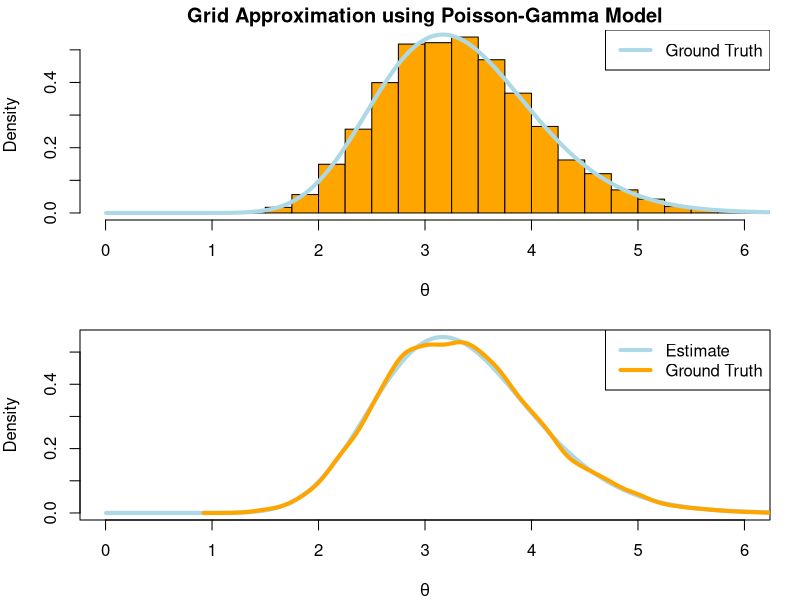
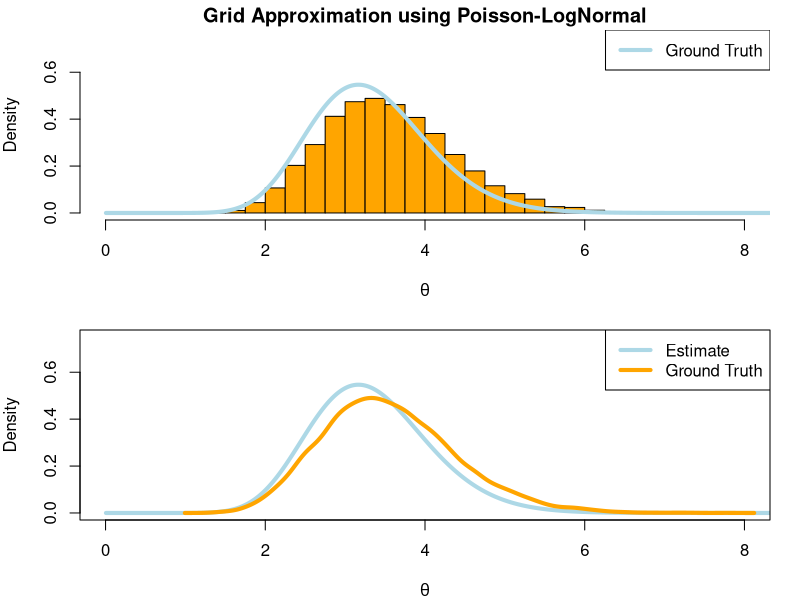
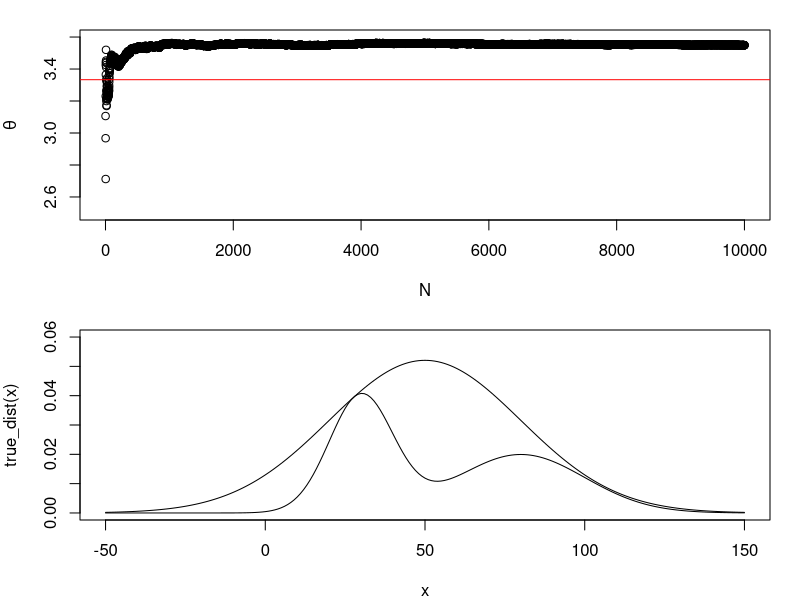
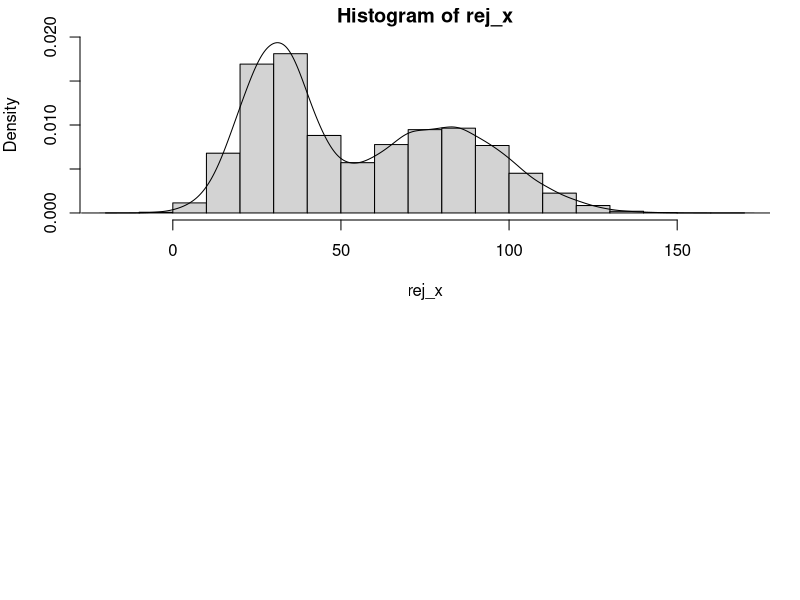
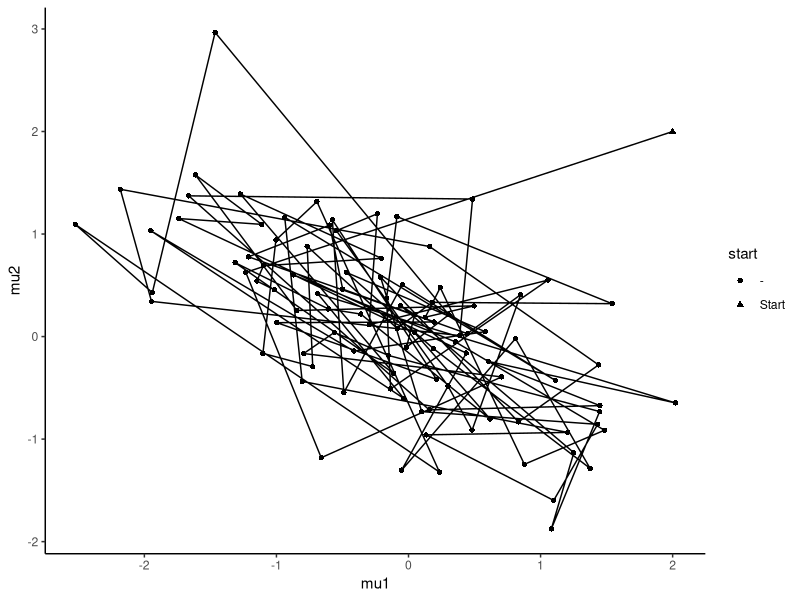
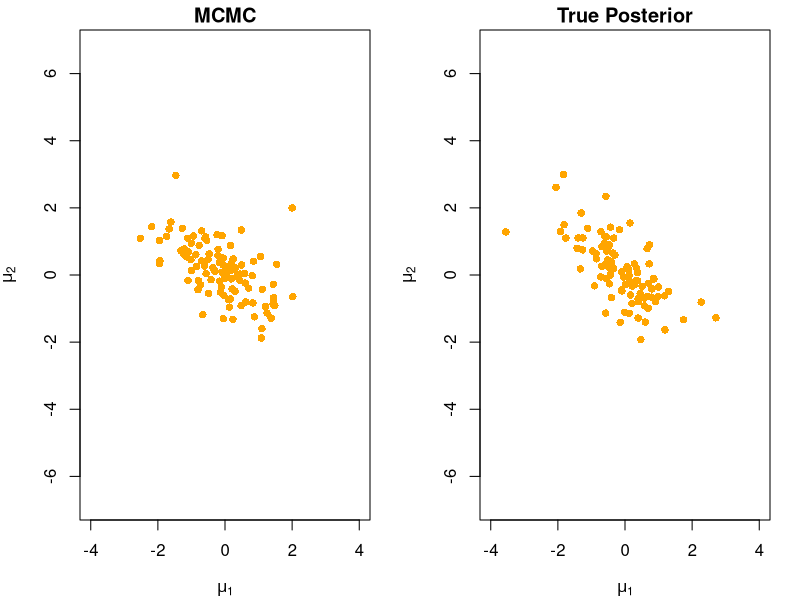
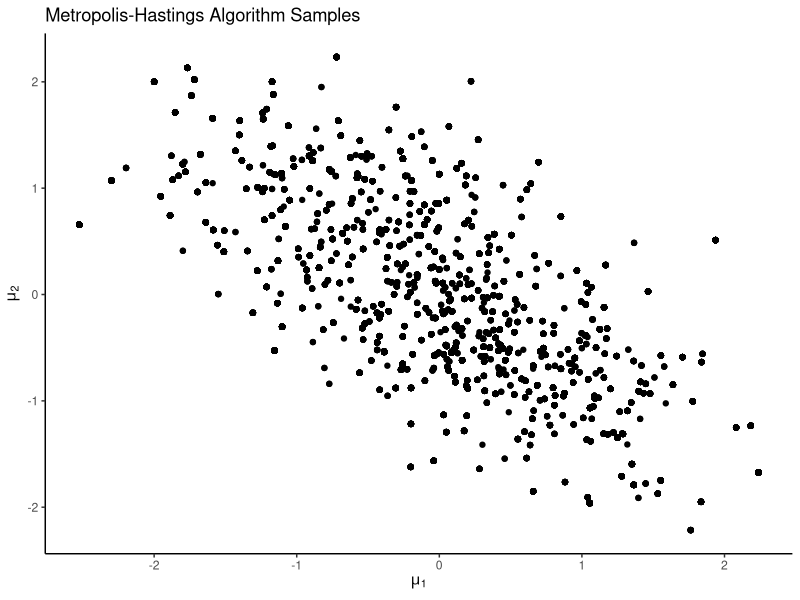

These figures' R source, in order:
## ---- chunk 1
true_theta <- 3
a <- b <- 1
n <- 5
set.seed(123)

y <- rpois(n,true_theta)
#Un-normalized Posterior (numerator for gamma distribution)
q <- function(theta,y,n,alpha,beta){
  theta^(alpha + sum(y) - 1) * exp(-(n + beta)*theta)
}

#Explore theta on (0,25) --> Need a fixed range 
low_bound <- 0
high_bound <- 20
#Grid increment
i <- 0.01
grid <- seq(low_bound + i/2, high_bound - i/2,by = i)
n_sim <- 10000
grid_n <- length(grid)
grid_val <- q(grid,y,n,a,b)
#Normalize to create a proper categorical distribution
grid_norm <- grid_val/sum(grid_val)

## Simulate values
sim_idx <- sample(1:grid_n,n_sim,prob = grid_norm,replace = TRUE)

#Noise parameter
e <- runif(n_sim,-i/2,i/2)
theta_sim <- grid[sim_idx] + e

par(mfrow = c(2,1),mar = c(4,4,1.5,1.5))
## Visualize with histogram
hist(theta_sim,col = 'orange',breaks = seq(0,8,0.25), probability = TRUE,
     main = 'Grid Approximation using Poisson-Gamma Model',
     xlab = expression(theta),xlim = c(0,6))
lines(grid,dgamma(grid,a + sum(y),b + n),col = 'lightblue',lwd = 4)
legend('topright', legend = 'Ground Truth', col = 'lightblue',lwd = 4)
## Visualize with density estimate
plot(grid,dgamma(grid,a + sum(y),b + n), type = 'l',col = 'lightblue',lwd = 4, ylab = 'Density',
     xlab = expression(theta),xlim = c(0,6))
lines(density(theta_sim),col = 'orange',lwd = 4)
legend('topright', legend = c('Estimate','Ground Truth'), col = c('lightblue','orange'),lwd = 4)
## ---- chunk 2
#Approximating the distribution we generated in the previous example
q <- function(theta,y,n,mu,sigma2){
  theta^(sum(y) - 1) * exp(-n*theta-(log(theta)-mu)^2 / (2*sigma2))
}
mu <- 0
sigma2 <-1
#Explore theta on (0,25) --> Need a fixed range 
low_bound <- 0
high_bound <- 20
#Grid increment
i <- 0.01
grid <- seq(low_bound + i/2, high_bound - i/2,by = i)
grid_val <- q(grid,y,n,mu,sigma2)
grid_norm <- grid_val/sum(grid_val)

## Simulate values
sim_idx <- sample(1:grid_n,n_sim,prob = grid_norm,replace = TRUE)
#Noise parameter
e <- runif(n_sim,-i/2,i/2)
theta_sim <- grid[sim_idx] + e

## Visualize
par(mfrow = c(2,1),mar = c(4,4,1.5,1.5))
#plot 1
hist(theta_sim,col = 'orange',breaks = seq(0,8,0.25), probability = TRUE,
     main = 'Grid Approximation using Poisson-LogNormal',
     xlab = expression(theta),xlim = c(0,8),ylim = c(0,0.75))
lines(grid,dgamma(grid,a + sum(y),b + n),col = 'lightblue',lwd = 4)
legend('topright', legend = 'Ground Truth', col = 'lightblue',lwd = 4)
##plot 2
plot(grid,dgamma(grid,a + sum(y),b + n), type = 'l',col = 'lightblue',lwd = 4, ylab = 'Density',
     xlab = expression(theta),xlim = c(0,8),ylim = c(0,0.75))
lines(density(theta_sim),col = 'orange',lwd = 4)
legend('topright', legend = c('Estimate','Ground Truth'), col = c('lightblue','orange'),lwd = 4)

## ---- chunk 3
a_n <- a + sum(y)
b_n <- b + n
#True Expected Posterior
a_n/b_n
#Simulated Posterior Mean
mean(theta_sim)
theta_est <- cumsum(theta_sim)/1:length(theta_sim)
plot(1:length(theta_sim),theta_est,ylim = c(2.5,3.6),
     ylab = expression(theta),
     xlab = 'N')
abline(h = a_n/b_n,col = 'red')
## ---- chunk 4
#True Posterior variance
a_n/(b_n^2)
#Simulated Posterior variance
var(theta_sim)
## ---- chunk 5
#True Posterior
pgamma(3,a_n,b_n,lower.tail = FALSE)
#Simulated Posterior
mean(theta_sim > 3)

## ---- chunk 6
conf <- 0.05

#True 95% credible interval lower bound
qgamma(conf/2,a_n,b_n)
#Estimated 95% credible interval lower bound
quantile(theta_sim,conf/2)
## ---- chunk 7
#True 95% credible interval upper bound
qgamma(1- conf/2,a_n,b_n)
#Estimated 95% credible interval upper bound
quantile(theta_sim,1- conf/2)
## ---- chunk 8
true_dist <- function(x){   return(dnorm(x,30,10)+ dnorm(x,80,20))  } 
estim_dist <- function(x){   return(dnorm(x,50,30)) } 
x <- seq(-50,150) 
c <- max(true_dist(x)/estim_dist(x)) 
plot(x,true_dist(x),type = 'l',ylim = c(0,0.06)) 
lines(x,c*estim_dist(x)) 
## ---- chunk 9
rej_sample <- function(n,c){   
  x <- rnorm(n,50,30)  
  k <- runif(n)   
  return(x[true_dist(x)/(c*estim_dist(x)) > k]) }
rej_x <- rej_sample(100000,c) 
hist(rej_x,freq = F, ylim = c(0,0.02)) 
lines(x = density(x = rej_x))
## ---- chunk 10
y <- c(0,0)
rho <- -0.7
set.seed(111)
mu1_sample <- function(y, rho, mu2) rnorm(1, y[1] + rho * (mu2-y[2]), sqrt(1-rho^2))
mu2_sample <- function(y, rho, mu1) rnorm(1, y[2] + rho * (mu1-y[1]), sqrt(1-rho^2))

n_sim <- 100
mu1 <- mu2 <- numeric(n_sim)
mu1[1] <- mu2[1] <- 2
for (i in 2:n_sim){
  mu1[i] <- mu1_sample(y,rho,mu2[i-1])
  mu2[i] <- mu2_sample(y,rho,mu1[i])
}

library(ggplot2)
library(gganimate)
gibbs_df <- data.frame(mu1,mu2, iteration = 1:n_sim)
gibbs_df$start <- '-'
gibbs_df$start[1] <- "Start"

ggplot(gibbs_df,aes(mu1,mu2,shape = start)) + 
  geom_point() + geom_path(aes(group = 'all'))  + 
  theme(panel.grid.major = element_blank(),
        panel.grid.minor = element_blank(),
panel.background = element_blank(),
axis.line = element_line(colour = "black"))

ggplot(gibbs_df,aes(mu1,mu2,shape = start)) + 
  geom_path( aes(group = 'all'))  + 
  theme(panel.grid.major = element_blank(),
        panel.grid.minor = element_blank(),
panel.background = element_blank(),
axis.line = element_line(colour = "black")) +
  labs(title = 'Iteration: {frame_along}') +
  transition_reveal(along = iteration)
anim_save('mcmc.gif', animation = last_animation(), path = NULL)
## ---- chunk 11
covar <- matrix(c(1,rho,rho,1),ncol =2)

X <- MASS::mvrnorm(n_sim,y,covar)

par(mfrow = c(1,2))
 plot(mu1, mu2, pch = 16, col = 'orange',
       xlim = c(-4,4), ylim = c(-4,4), asp = 1, xlab = expression(mu[1]), 
       ylab = expression(mu[2]),
      main = 'MCMC')
  plot(X[,1], X[,2], pch = 16, col = 'orange',
       xlim = c(-4,4), ylim = c(-4,4), asp = 1, xlab = expression(mu[1]), 
       ylab = expression(mu[2]),
       main = 'True Posterior')
## ---- chunk 12
t <- 10000
x <- matrix(0,nrow = 2,ncol = t)
x[,1] <- c(-2,2)
z <- c(0,0)
rho <- -0.7
covar <- matrix(c(1,rho,rho,1),ncol =2)
for (i in 2:t){
  z[1] <- rnorm(1,x[1,i-1])
  z[2] <- rnorm(1,x[2,i-1])
  A <- min(1,mvtnorm::dmvnorm(z,mean = rep(0,2),sigma = covar))
  if (runif(1) < A){
    x[,i] <- z
  } else {
    x[,i] <- x[,i-1]
  }
}
x <- as.data.frame(t(x))
ggplot(x,aes(V1,V2)) + geom_point()  + 
  theme(panel.grid.major = element_blank(),
        panel.grid.minor = element_blank(),
panel.background = element_blank(),
axis.line = element_line(colour = "black")) +
  labs(title = 'Metropolis-Hastings Algorithm Samples',
       x = expression(mu[1]),
       y = expression(mu[2]))
